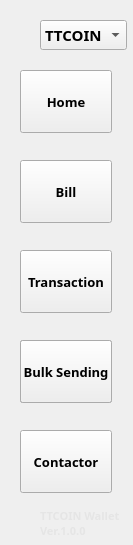
<?xml version="1.0" encoding="UTF-8"?>
<ui version="4.0">
 <class>FunctionBar</class>
 <widget class="QWidget" name="FunctionBar">
  <property name="geometry">
   <rect>
    <x>0</x>
    <y>0</y>
    <width>133</width>
    <height>545</height>
   </rect>
  </property>
  <property name="sizePolicy">
   <sizepolicy hsizetype="Preferred" vsizetype="Ignored">
    <horstretch>0</horstretch>
    <verstretch>0</verstretch>
   </sizepolicy>
  </property>
  <property name="font">
   <font>
    <family>微软雅黑</family>
    <pointsize>10</pointsize>
    <weight>75</weight>
    <bold>true</bold>
   </font>
  </property>
  <property name="windowTitle">
   <string>Form</string>
  </property>
  <property name="styleSheet">
   <string notr="true"/>
  </property>
  <widget class="QToolButton" name="surveyBtn">
   <property name="geometry">
    <rect>
     <x>20</x>
     <y>70</y>
     <width>92</width>
     <height>63</height>
    </rect>
   </property>
   <property name="font">
    <font>
     <family>微软雅黑</family>
     <pointsize>10</pointsize>
    </font>
   </property>
   <property name="cursor">
    <cursorShape>PointingHandCursor</cursorShape>
   </property>
   <property name="focusPolicy">
    <enum>Qt::NoFocus</enum>
   </property>
   <property name="styleSheet">
    <string notr="true"/>
   </property>
   <property name="text">
    <string>Home</string>
   </property>
  </widget>
  <widget class="QToolButton" name="accountBtn">
   <property name="geometry">
    <rect>
     <x>20</x>
     <y>160</y>
     <width>92</width>
     <height>63</height>
    </rect>
   </property>
   <property name="font">
    <font>
     <family>微软雅黑</family>
     <pointsize>10</pointsize>
    </font>
   </property>
   <property name="cursor">
    <cursorShape>PointingHandCursor</cursorShape>
   </property>
   <property name="focusPolicy">
    <enum>Qt::NoFocus</enum>
   </property>
   <property name="text">
    <string>Bill</string>
   </property>
  </widget>
  <widget class="QToolButton" name="transferBtn">
   <property name="geometry">
    <rect>
     <x>20</x>
     <y>250</y>
     <width>92</width>
     <height>63</height>
    </rect>
   </property>
   <property name="font">
    <font>
     <family>微软雅黑</family>
     <pointsize>10</pointsize>
    </font>
   </property>
   <property name="cursor">
    <cursorShape>PointingHandCursor</cursorShape>
   </property>
   <property name="focusPolicy">
    <enum>Qt::NoFocus</enum>
   </property>
   <property name="text">
    <string>Transaction</string>
   </property>
  </widget>
  <widget class="QToolButton" name="delegateBtn">
   <property name="geometry">
    <rect>
     <x>20</x>
     <y>340</y>
     <width>92</width>
     <height>63</height>
    </rect>
   </property>
   <property name="font">
    <font>
     <family>微软雅黑</family>
     <pointsize>10</pointsize>
    </font>
   </property>
   <property name="cursor">
    <cursorShape>PointingHandCursor</cursorShape>
   </property>
   <property name="focusPolicy">
    <enum>Qt::NoFocus</enum>
   </property>
   <property name="text">
    <string>Develop</string>
   </property>
  </widget>
  <widget class="QToolButton" name="contactBtn">
   <property name="geometry">
    <rect>
     <x>20</x>
     <y>430</y>
     <width>92</width>
     <height>63</height>
    </rect>
   </property>
   <property name="font">
    <font>
     <family>微软雅黑</family>
     <pointsize>10</pointsize>
    </font>
   </property>
   <property name="cursor">
    <cursorShape>PointingHandCursor</cursorShape>
   </property>
   <property name="focusPolicy">
    <enum>Qt::NoFocus</enum>
   </property>
   <property name="text">
    <string>Contactor</string>
   </property>
  </widget>
  <widget class="QLabel" name="activeLabel">
   <property name="geometry">
    <rect>
     <x>10</x>
     <y>17</y>
     <width>7</width>
     <height>93</height>
    </rect>
   </property>
   <property name="text">
    <string/>
   </property>
  </widget>
  <widget class="QLabel" name="versionLabel_2">
   <property name="geometry">
    <rect>
     <x>40</x>
     <y>510</y>
     <width>91</width>
     <height>26</height>
    </rect>
   </property>
   <property name="font">
    <font>
     <family>微软雅黑</family>
     <pointsize>8</pointsize>
    </font>
   </property>
   <property name="styleSheet">
    <string notr="true">color: rgb(229,229,229);</string>
   </property>
   <property name="text">
    <string>TTCOIN Wallet
Ver.1.0.0</string>
   </property>
  </widget>
  <widget class="QLabel" name="logoLabel">
   <property name="geometry">
    <rect>
     <x>7</x>
     <y>510</y>
     <width>25</width>
     <height>25</height>
    </rect>
   </property>
   <property name="text">
    <string/>
   </property>
  </widget>
  <widget class="QComboBox" name="assertComboBox">
   <property name="geometry">
    <rect>
     <x>40</x>
     <y>20</y>
     <width>77</width>
     <height>26</height>
    </rect>
   </property>
   <property name="font">
    <font>
     <family>Segoe UI Semibold</family>
     <pointsize>11</pointsize>
     <weight>75</weight>
     <bold>true</bold>
    </font>
   </property>
   <property name="focusPolicy">
    <enum>Qt::NoFocus</enum>
   </property>
   <property name="acceptDrops">
    <bool>false</bool>
   </property>
   <property name="layoutDirection">
    <enum>Qt::LeftToRight</enum>
   </property>
   <property name="autoFillBackground">
    <bool>true</bool>
   </property>
   <property name="styleSheet">
    <string notr="true"/>
   </property>
   <property name="editable">
    <bool>false</bool>
   </property>
   <property name="currentText">
    <string>TTCOIN</string>
   </property>
   <property name="currentIndex">
    <number>0</number>
   </property>
   <property name="sizeAdjustPolicy">
    <enum>QComboBox::AdjustToContents</enum>
   </property>
   <property name="minimumContentsLength">
    <number>0</number>
   </property>
   <property name="modelColumn">
    <number>0</number>
   </property>
   <item>
    <property name="text">
     <string>TTCOIN</string>
    </property>
   </item>
  </widget>
  <widget class="QToolButton" name="button_backup">
   <property name="geometry">
    <rect>
     <x>20</x>
     <y>340</y>
     <width>92</width>
     <height>63</height>
    </rect>
   </property>
   <property name="font">
    <font>
     <family>微软雅黑</family>
     <pointsize>10</pointsize>
    </font>
   </property>
   <property name="cursor">
    <cursorShape>PointingHandCursor</cursorShape>
   </property>
   <property name="focusPolicy">
    <enum>Qt::NoFocus</enum>
   </property>
   <property name="text">
    <string>Backup</string>
   </property>
  </widget>
  <widget class="QToolButton" name="button_bulk_sending">
   <property name="geometry">
    <rect>
     <x>20</x>
     <y>340</y>
     <width>92</width>
     <height>63</height>
    </rect>
   </property>
   <property name="font">
    <font>
     <family>微软雅黑</family>
     <pointsize>10</pointsize>
    </font>
   </property>
   <property name="cursor">
    <cursorShape>PointingHandCursor</cursorShape>
   </property>
   <property name="focusPolicy">
    <enum>Qt::NoFocus</enum>
   </property>
   <property name="text">
    <string>Bulk Sending</string>
   </property>
  </widget>
 </widget>
 <resources/>
 <connections/>
</ui>
